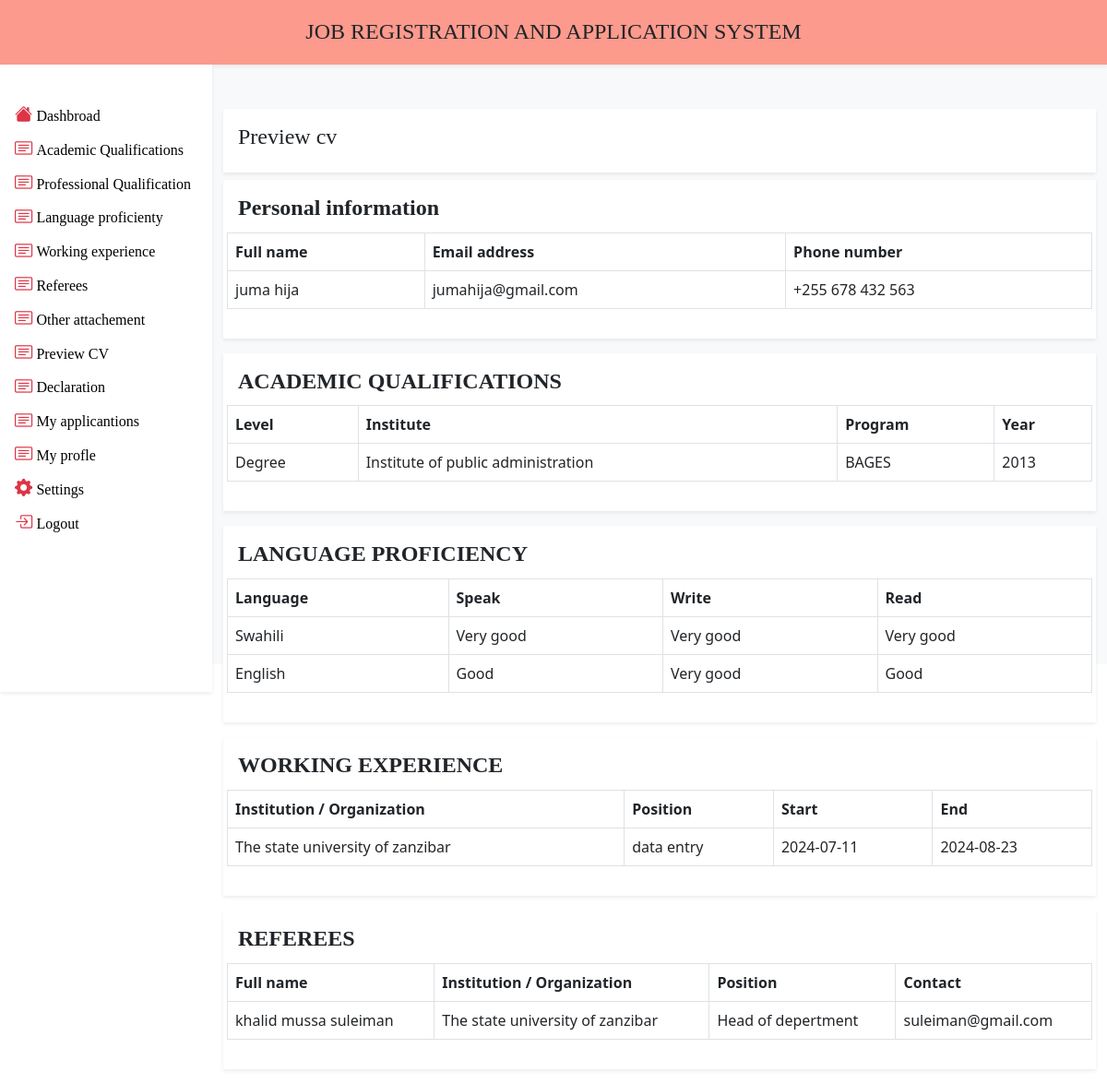
Screenshot of /applicant/preview.php (signed in) with the database file from the repository.
### tables this page shows
CREATE TABLE `applicant` (
  `appId` int(11) NOT NULL,
  `firstName` varchar(30) NOT NULL,
  `lastName` varchar(30) NOT NULL,
  `email` varchar(45) NOT NULL,
  `phoneNumber` varchar(20) NOT NULL
);

CREATE TABLE `academicQualification` (
  `aqId` int(11) NOT NULL,
  `educationLevel` varchar(80) NOT NULL,
  `instituteName` varchar(150) NOT NULL,
  `programName` varchar(90) NOT NULL,
  `startYear` year(4) NOT NULL,
  `endYear` year(4) NOT NULL,
  `gpa` char(4) NOT NULL,
  `certificate` varchar(80) NOT NULL,
  `applicantEmail` varchar(45) NOT NULL
);

CREATE TABLE `language` (
  `Lid` int(11) NOT NULL,
  `speak` varchar(15) NOT NULL,
  `lRead` varchar(15) NOT NULL,
  `applicantEmail` varchar(45) NOT NULL,
  `lWrite` varchar(15) NOT NULL,
  `language` varchar(25) NOT NULL
);

CREATE TABLE `workingExperience` (
  `workId` int(11) NOT NULL,
  `organizationName` varchar(150) NOT NULL,
  `supervisorName` varchar(150) NOT NULL,
  `supervisorEmail` varchar(50) NOT NULL,
  `supervisorPhone` varchar(18) NOT NULL,
  `startDate` date NOT NULL,
  `endDate` date NOT NULL,
  `jobTitle` varchar(150) NOT NULL,
  `applicantEmail` varchar(45) NOT NULL,
  `duty` text NOT NULL
);

CREATE TABLE `referee` (
  `reId` int(11) NOT NULL,
  `organizationName` varchar(45) NOT NULL,
  `phoneNumber` varchar(25) NOT NULL,
  `email` varchar(30) NOT NULL,
  `fullName` varchar(50) NOT NULL,
  `applicantEmail` varchar(45) NOT NULL
);

### applicant/preview.php (the view, shortened to what this page needs)
<?php include_once "topHeader.php"; ?>
            <div class='container-fluid mt-5'>
                    <div class="card mb-2 border-0 shadow-sm rounded-0">
                      <div class="card-body">
                      <div class="row">
                          <div class="col-md-9">
                            <p class="h4 font-f">Preview cv </p>
                          </div>
                      </div>
                      </div>
                    </div>
                    <div class="card border-0 shadow-sm rounded-0 mb-3">
                      <div class="card-body">
                        <div class="row">
                          <div class="col-md-9">
                            <p class="h4 font-f fw-bold">Personal  information </p>
                          </div>
                        <table class='table table-hover table-bordered mt-1' id="post-table">
                          <thead>
                            <tr>
                              <th >Full name</th>
                              <th >Email address</th>
                              <th>Phone number</th>
                            </tr>
                          </thead>
                          <tbody>
                              <tr>
                                        <td><?php echo $profile['firstName']." ".$profile['lastName']; ?> </td>
                                        <td> <?php echo $profile['email']; ?></td>
                                        <td> <?php echo $profile['phoneNumber']; ?></td>
                              </tr>
                          </tbody>
                        </table>
                      </div>
                    </div>
                </div>
                <div class="card border-0 shadow-sm rounded-0 mb-3">
                      <div class="card-body">
                        <div class="row">
                          <div class="col-md-9">
                            <p class="h4 font-f fw-bold">ACADEMIC QUALIFICATIONS </p>
                          </div>
                        <table class='table table-hover table-bordered mt-1' id="post-table">
                          <thead>
                            <tr>
                              <th >Level</th>
                              <th >Institute</th>
                              <th>Program</th>
                              <th>Year</th>
                            </tr>
                          </thead>
                          <tbody>
                            <?php
                              $app = mysqli_query($con,"select * from  academicQualification where applicantEmail = '".$profile['email']."' order by gpa desc;  ");
                              while ($query = mysqli_fetch_array($app)) {
                            ?>
                              <tr>
                                        <td> <?php echo $query['educationLevel']; ?></td>
                                        <td><?php echo $query['instituteName']; ?> </td>
                                        <td> <?php echo $query['programName']; ?></td>
                                        <td> <?php echo $query['startYear']; ?></td>
                              </tr>
                            <?php  }?>
                          </tbody>
                        </table>
                      </div>
                    </div>
                </div>
                <div class="card border-0 shadow-sm rounded-0 mb-3">
                      <div class="card-body">
                        <div class="row">
                          <div class="col-md-9">
                            <p class="h4 font-f fw-bold">LANGUAGE PROFICIENCY </p>
                          </div>
                        <table class='table table-hover table-bordered mt-1' id="post-table">
                          <thead>
                            <tr>
                              <th >Language</th>
                              <th >Speak </th>
                              <th>Write </th>
                              <th>Read </th>
                            </tr>
                          </thead>
                          <tbody>
                            <?php
                              $app = mysqli_query($con,"select * from  language where applicantEmail = '".$profile['email']."' ");
                              while ($query = mysqli_fetch_array($app)) {
                            ?>
                              <tr>
                                        <td><?php echo $query['language']; ?> </td>
                                        <td> <?php echo $query['speak']; ?></td>
                                        <td> <?php echo $query['lWrite']; ?></td>
                                        <td><?php echo $query['lRead']; ?></td>
                              </tr>
                            <?php  }?>
                          </tbody>
                        </table>
                      </div>
                    </div>
                </div>
                <div class="card border-0 shadow-sm rounded-0 mb-3">
                      <div class="card-body">
                        <div class="row">
                          <div class="col-md-9">
                            <p class="h4 font-f fw-bold">WORKING EXPERIENCE </p>
                          </div>
                        <table class='table table-hover table-bordered mt-1' id="post-table">
                          <thead>
                            <tr>
                              <th >Institution / Organization</th>
                              <th >	Position </th>
                              <th>Start </th>
                              <th>End </th>
                            </tr>
                          </thead>
                          <tbody>
                            <?php
                              $app = mysqli_query($con,"select * from  workingExperience where applicantEmail = '".$profile['email']."'  ");
                              while ($query = mysqli_fetch_array($app)) {
                            ?>
                              <tr>
                                <td><?php echo $query['organizationName']; ?> </td>
                                <td> <?php echo $query['jobTitle']; ?></td>
                                <td> <?php echo $query['startDate']; ?></td>
                                <td> <?php echo $query['endDate']; ?></td>
                              </tr>
                            <?php  }?>
                          </tbody>
                        </table>
                      </div>
                    </div>
                </div>
                <div class="card border-0 shadow-sm rounded-0 mb-3">
                      <div class="card-body">
                        <div class="row">
                          <div class="col-md-9">
                            <p class="h4 font-f fw-bold">REFEREES</p>
                          </div>
                        <table class='table table-hover table-bordered mt-1' id="post-table">
                          <thead>
                            <tr>
                              <th >Full name</th>
                              <th >Institution / Organization</th>
                              <th >	Position </th>
                              <th>Contact </th>
                            </tr>
                          </thead>
                          <tbody>
                            <?php
                              $app = mysqli_query($con,"select * from  referee where applicantEmail = '".$profile['email']."'  ");
                              while ($query = mysqli_fetch_array($app)) {
                            ?>
                              <tr>
                                <td><?php echo $query['fullName']; ?> </td>
                                <td><?php echo $query['organizationName']; ?> </td>
                                <td>  Head of depertment</td>
                                <td> <?php echo $query['email']; ?></td>
                              </tr>
                            <?php  }?>
                          </tbody>
                        </table>
                      </div>
                    </div>
                </div>
            </div>
        </div>
</body>
</html>

### assets/css/style.css (style rules this page uses)
.font-f { font-family: initial; }

### rows the page displays
applicant: firstName "juma", lastName "hija", email "jumahija@gmail.com", phoneNumber "+255 678 432 563"
academicqualification: educationLevel "Degree", instituteName "Institute of public administration", programName "BAGES", startYear "2013"
language: language "Swahili", speak "Very good", lWrite "Very good", lRead "Very good"
language: language "English", speak "Good", lWrite "Very good", lRead "Good"
workingexperience: organizationName "The state university of zanzibar", jobTitle "data entry", startDate "2024-07-11", endDate "2024-08-23"
referee: fullName "khalid mussa suleiman", organizationName "The state university of zanzibar", email "suleiman@gmail.com"
